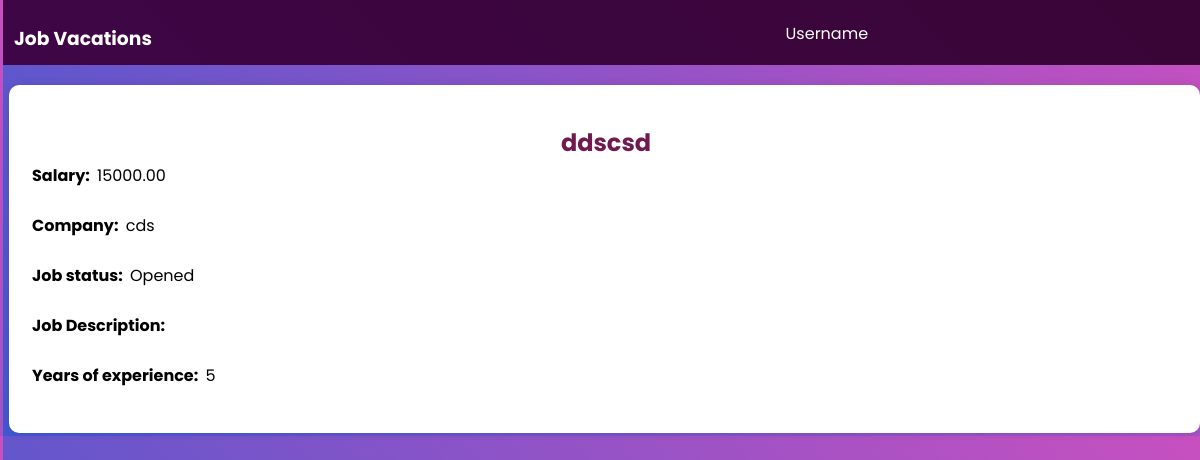
Screenshot of /User/ViewJopDetails/?title=ddscsd with the database file from the repository.
### addnewjop/models.py (models this page shows, shortened)
class Job(models.Model):
    title = models.CharField(max_length=100, primary_key=True)
    salary = models.DecimalField(max_digits=10, decimal_places=2)
    company_name = models.CharField(max_length=100)
    is_opened = models.BooleanField(default=True)
    years_of_exp = models.IntegerField()
    description = models.TextField(null=True,blank=True)
    apply = models.BooleanField(default=False)

### UserApp/views.py (the view)
# urls.py: path('ViewJopDetails/', views.item_detail, name='item_detail'),
def item_detail(request):
    title = request.GET.get('title')
    titlevalue = title.replace('%20', '')
    selected_job = Job.objects.filter(title__icontains = titlevalue)
    if selected_job:
        return render(request, 'User/viewjob.html', {'job': selected_job[0]})
    else:
        return render(request, 'User/viewjob.html', {'job': []})

### templates/User/viewjob.html (shortened to what this page needs)
{% extends 'navbar/navbar.html' %}
{% load static %}
    {% block content %}
    <div id="content">
        <div style="background-color: white; padding: 20px; border-radius: 10px; box-shadow: 0px 0px 10px rgba(0, 0, 0,
            0.1);">
            <h2> {{job.title}}</h2>
            <strong>Salary:</strong> <span id="salary"> {{job.salary}} </span><br><br>
            <strong>Company:</strong> <span id="company-name">{{job.company_name}}</span><br><br>
            <strong>Job status:</strong> <span id="job-status">
                {% if job.is_opened %}
                Opened
                {% else %}
                Closed
                {% endif %}
            </span><br><br>
            <strong>Job Description:</strong> <br><br>
            <strong>Years of experience:</strong> <span id="years-of-exp">{{job.years_of_exp}}</span><br><br>
        </div>
    </div>
    {% endblock content %}

### project/static/css/style.css (style rules this page uses)
body { background: linear-gradient(-135deg, #c850c0, #4158d0); padding: 0; margin: 0; }
* { font-family: 'Poppins', sans-serif; margin-bottom :3px; margin-left:3px ; }
h2 { text-align: center; color:#711a50; }

### rows the page displays
Job: title "ddscsd", salary "15000.00", company_name "cds", years_of_exp "5"
